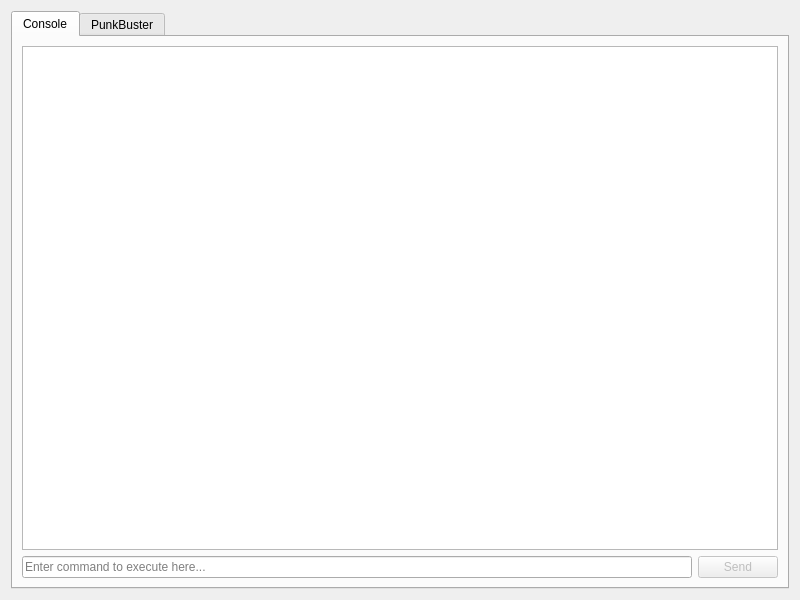
<?xml version="1.0" encoding="UTF-8"?>
<ui version="4.0">
 <class>FrostbiteConsoleWidget</class>
 <widget class="QWidget" name="FrostbiteConsoleWidget">
  <property name="geometry">
   <rect>
    <x>0</x>
    <y>0</y>
    <width>800</width>
    <height>600</height>
   </rect>
  </property>
  <layout class="QGridLayout" name="gridLayout">
   <item row="0" column="0">
    <widget class="QTabWidget" name="tabWidget_co">
     <property name="currentIndex">
      <number>0</number>
     </property>
     <property name="documentMode">
      <bool>false</bool>
     </property>
     <widget class="QWidget" name="tab_co_co">
      <attribute name="icon">
       <iconset resource="Frostbite.qrc">
        <normaloff>:/frostbite/icons/console.png</normaloff>:/frostbite/icons/console.png</iconset>
      </attribute>
      <attribute name="title">
       <string>Console</string>
      </attribute>
      <layout class="QGridLayout" name="gridLayout_10">
       <item row="1" column="0">
        <widget class="HistoryLineEdit" name="lineEdit_co_co">
         <property name="placeholderText">
          <string>Enter command to execute here...</string>
         </property>
         <property name="clearButtonEnabled">
          <bool>true</bool>
         </property>
        </widget>
       </item>
       <item row="1" column="1">
        <widget class="QPushButton" name="pushButton_co_co">
         <property name="enabled">
          <bool>false</bool>
         </property>
         <property name="text">
          <string>Send</string>
         </property>
        </widget>
       </item>
       <item row="0" column="0" colspan="2">
        <widget class="QTextEdit" name="textEdit_co_co">
         <property name="enabled">
          <bool>true</bool>
         </property>
         <property name="styleSheet">
          <string notr="true"/>
         </property>
         <property name="readOnly">
          <bool>true</bool>
         </property>
        </widget>
       </item>
      </layout>
     </widget>
     <widget class="QWidget" name="tab_co_pb">
      <attribute name="icon">
       <iconset resource="Frostbite.qrc">
        <normaloff>:/frostbite/icons/punkbuster.png</normaloff>:/frostbite/icons/punkbuster.png</iconset>
      </attribute>
      <attribute name="title">
       <string>PunkBuster</string>
      </attribute>
      <layout class="QGridLayout" name="gridLayout_11">
       <item row="0" column="0" colspan="2">
        <widget class="QTextEdit" name="textEdit_co_pb">
         <property name="readOnly">
          <bool>true</bool>
         </property>
        </widget>
       </item>
       <item row="1" column="0">
        <widget class="HistoryLineEdit" name="lineEdit_co_pb">
         <property name="placeholderText">
          <string>Enter command to execute here...</string>
         </property>
         <property name="clearButtonEnabled">
          <bool>true</bool>
         </property>
        </widget>
       </item>
       <item row="1" column="1">
        <widget class="QPushButton" name="pushButton_co_pb">
         <property name="enabled">
          <bool>false</bool>
         </property>
         <property name="text">
          <string>Send</string>
         </property>
        </widget>
       </item>
      </layout>
     </widget>
    </widget>
   </item>
  </layout>
 </widget>
 <customwidgets>
  <customwidget>
   <class>HistoryLineEdit</class>
   <extends>QLineEdit</extends>
   <header>HistoryLineEdit.h</header>
  </customwidget>
 </customwidgets>
 <resources>
  <include location="Frostbite.qrc"/>
 </resources>
 <connections/>
</ui>
